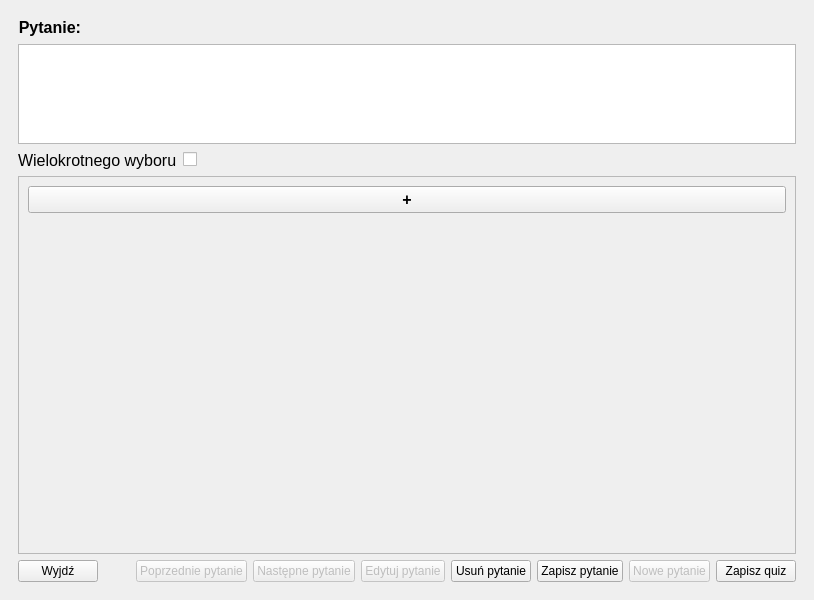
<?xml version="1.0" encoding="UTF-8"?>
<ui version="4.0">
 <class>MainWindow</class>
 <widget class="QMainWindow" name="MainWindow">
  <property name="geometry">
   <rect>
    <x>0</x>
    <y>0</y>
    <width>814</width>
    <height>600</height>
   </rect>
  </property>
  <property name="sizePolicy">
   <sizepolicy hsizetype="Fixed" vsizetype="Fixed">
    <horstretch>0</horstretch>
    <verstretch>0</verstretch>
   </sizepolicy>
  </property>
  <property name="windowTitle">
   <string>Quiz creator</string>
  </property>
  <widget class="QWidget" name="centralwidget">
   <layout class="QGridLayout" name="gridLayout">
    <item row="0" column="0">
     <widget class="QStackedWidget" name="stackedWidget">
      <property name="currentIndex">
       <number>0</number>
      </property>
      <widget class="QWidget" name="page">
       <layout class="QVBoxLayout" name="verticalLayout">
        <item>
         <layout class="QHBoxLayout" name="horizontalLayout_3">
          <item>
           <widget class="QLabel" name="label_2">
            <property name="font">
             <font>
              <family>Arial</family>
              <pointsize>12</pointsize>
              <bold>true</bold>
             </font>
            </property>
            <property name="text">
             <string>&lt;html&gt;&lt;head/&gt;&lt;body&gt;&lt;p&gt;Pytanie:&lt;/p&gt;&lt;/body&gt;&lt;/html&gt;</string>
            </property>
            <property name="alignment">
             <set>Qt::AlignRight|Qt::AlignTrailing|Qt::AlignVCenter</set>
            </property>
           </widget>
          </item>
          <item>
           <widget class="QLabel" name="quiz_question_number_label">
            <property name="sizePolicy">
             <sizepolicy hsizetype="Fixed" vsizetype="Fixed">
              <horstretch>0</horstretch>
              <verstretch>0</verstretch>
             </sizepolicy>
            </property>
            <property name="minimumSize">
             <size>
              <width>50</width>
              <height>0</height>
             </size>
            </property>
            <property name="maximumSize">
             <size>
              <width>50</width>
              <height>16777215</height>
             </size>
            </property>
            <property name="font">
             <font>
              <family>Arial</family>
              <pointsize>12</pointsize>
              <bold>true</bold>
             </font>
            </property>
            <property name="text">
             <string/>
            </property>
            <property name="alignment">
             <set>Qt::AlignCenter</set>
            </property>
            <property name="textInteractionFlags">
             <set>Qt::NoTextInteraction</set>
            </property>
           </widget>
          </item>
          <item>
           <spacer name="horizontalSpacer_4">
            <property name="orientation">
             <enum>Qt::Horizontal</enum>
            </property>
            <property name="sizeHint" stdset="0">
             <size>
              <width>40</width>
              <height>20</height>
             </size>
            </property>
           </spacer>
          </item>
         </layout>
        </item>
        <item>
         <widget class="QPlainTextEdit" name="question_text_edit">
          <property name="maximumSize">
           <size>
            <width>16777215</width>
            <height>100</height>
           </size>
          </property>
          <property name="font">
           <font>
            <family>Arial</family>
            <pointsize>14</pointsize>
           </font>
          </property>
          <property name="readOnly">
           <bool>false</bool>
          </property>
          <property name="plainText">
           <string/>
          </property>
          <property name="textInteractionFlags">
           <set>Qt::TextEditorInteraction</set>
          </property>
         </widget>
        </item>
        <item>
         <layout class="QHBoxLayout" name="horizontalLayout_2">
          <item>
           <widget class="QLabel" name="question_type_label">
            <property name="sizePolicy">
             <sizepolicy hsizetype="Preferred" vsizetype="Preferred">
              <horstretch>0</horstretch>
              <verstretch>0</verstretch>
             </sizepolicy>
            </property>
            <property name="font">
             <font>
              <family>Arial</family>
              <pointsize>12</pointsize>
              <italic>false</italic>
              <bold>false</bold>
             </font>
            </property>
            <property name="text">
             <string>Wielokrotnego wyboru</string>
            </property>
            <property name="textInteractionFlags">
             <set>Qt::NoTextInteraction</set>
            </property>
           </widget>
          </item>
          <item>
           <widget class="QCheckBox" name="multiple_answer_question_check_box">
            <property name="text">
             <string/>
            </property>
           </widget>
          </item>
          <item>
           <spacer name="horizontalSpacer_2">
            <property name="orientation">
             <enum>Qt::Horizontal</enum>
            </property>
            <property name="sizeHint" stdset="0">
             <size>
              <width>40</width>
              <height>20</height>
             </size>
            </property>
           </spacer>
          </item>
         </layout>
        </item>
        <item>
         <widget class="QScrollArea" name="answer_scroll_area">
          <property name="widgetResizable">
           <bool>true</bool>
          </property>
          <widget class="QWidget" name="scrollAreaWidgetContents">
           <property name="geometry">
            <rect>
             <x>0</x>
             <y>0</y>
             <width>776</width>
             <height>368</height>
            </rect>
           </property>
           <layout class="QHBoxLayout" name="horizontalLayout">
            <item>
             <layout class="QVBoxLayout" name="answer_layout">
              <item>
               <layout class="QVBoxLayout" name="answer_vertical_layout"/>
              </item>
              <item>
               <widget class="QPushButton" name="add_answer_btn">
                <property name="font">
                 <font>
                  <family>Arial</family>
                  <pointsize>12</pointsize>
                  <bold>true</bold>
                 </font>
                </property>
                <property name="text">
                 <string>+</string>
                </property>
               </widget>
              </item>
              <item>
               <spacer name="verticalSpacer">
                <property name="orientation">
                 <enum>Qt::Vertical</enum>
                </property>
                <property name="sizeHint" stdset="0">
                 <size>
                  <width>20</width>
                  <height>40</height>
                 </size>
                </property>
               </spacer>
              </item>
             </layout>
            </item>
           </layout>
          </widget>
         </widget>
        </item>
        <item>
         <layout class="QHBoxLayout" name="question_view_bottom_layout">
          <item alignment="Qt::AlignVCenter">
           <widget class="QPushButton" name="quit_btn">
            <property name="text">
             <string>Wyjdź</string>
            </property>
           </widget>
          </item>
          <item>
           <spacer name="horizontalSpacer">
            <property name="orientation">
             <enum>Qt::Horizontal</enum>
            </property>
            <property name="sizeHint" stdset="0">
             <size>
              <width>40</width>
              <height>20</height>
             </size>
            </property>
           </spacer>
          </item>
          <item alignment="Qt::AlignVCenter">
           <widget class="QPushButton" name="previous_question_btn">
            <property name="enabled">
             <bool>false</bool>
            </property>
            <property name="text">
             <string>Poprzednie pytanie</string>
            </property>
           </widget>
          </item>
          <item alignment="Qt::AlignVCenter">
           <widget class="QPushButton" name="next_question_btn">
            <property name="enabled">
             <bool>false</bool>
            </property>
            <property name="text">
             <string>Następne pytanie</string>
            </property>
           </widget>
          </item>
          <item alignment="Qt::AlignVCenter">
           <widget class="QPushButton" name="edit_question_btn">
            <property name="enabled">
             <bool>false</bool>
            </property>
            <property name="text">
             <string>Edytuj pytanie</string>
            </property>
           </widget>
          </item>
          <item>
           <widget class="QPushButton" name="delete_question_btn">
            <property name="enabled">
             <bool>true</bool>
            </property>
            <property name="text">
             <string>Usuń pytanie</string>
            </property>
           </widget>
          </item>
          <item alignment="Qt::AlignVCenter">
           <widget class="QPushButton" name="save_question_btn">
            <property name="enabled">
             <bool>true</bool>
            </property>
            <property name="text">
             <string>Zapisz pytanie</string>
            </property>
           </widget>
          </item>
          <item alignment="Qt::AlignVCenter">
           <widget class="QPushButton" name="add_question_btn">
            <property name="enabled">
             <bool>false</bool>
            </property>
            <property name="text">
             <string>Nowe pytanie</string>
            </property>
           </widget>
          </item>
          <item alignment="Qt::AlignVCenter">
           <widget class="QPushButton" name="save_quiz_btn">
            <property name="enabled">
             <bool>true</bool>
            </property>
            <property name="text">
             <string>Zapisz quiz</string>
            </property>
           </widget>
          </item>
         </layout>
        </item>
       </layout>
      </widget>
     </widget>
    </item>
   </layout>
  </widget>
 </widget>
 <resources/>
 <connections/>
</ui>
